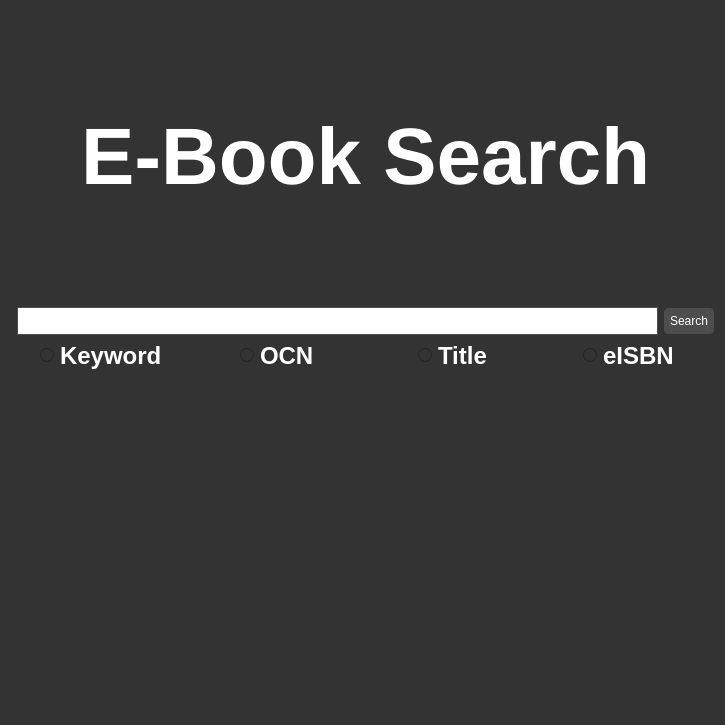
<?xml version="1.0" encoding="UTF-8"?>
<ui version="4.0">
 <class>Search_page</class>
 <widget class="QWidget" name="Search_page">
  <property name="geometry">
   <rect>
    <x>0</x>
    <y>0</y>
    <width>725</width>
    <height>725</height>
   </rect>
  </property>
  <property name="windowTitle">
   <string>Search</string>
  </property>
  <property name="autoFillBackground">
   <bool>false</bool>
  </property>
  <property name="styleSheet">
   <string notr="true">    QWidget {
        background-color: #333333;
        color: #ffffff;
        border: none;
    }
    QPushButton {
        background-color: #4d4d4d;
        border: 1px solid #4d4d4d;
        border-radius: 4px;
        color: #ffffff;
        padding: 5px;
    }
    QPushButton:hover {
        background-color: #5a5a5a;
        border: 1px solid #5a5a5a;
    }
    QCheckBox {
        color: #ffffff;
    }
    QLineEdit {
        background-color: #4d4d4d;
        border: 1px solid #4d4d4d;
        color: #ffffff;
        padding: 5px;
    }
    QTextEdit {
        background-color: #4d4d4d;
        border: 1px solid #4d4d4d;
        color: #ffffff;
        padding: 5px;
    }
    QProgressBar {
        border: 1px solid #444444;
        border-radius: 7px;
        background-color: #2e2e2e;
        text-align: center;
        font-size: 10pt;
        color: white;
    }
    QProgressBar::chunk {
        background-color: #3a3a3a;
        width: 5px;
    }
    QScrollBar:vertical {
        border: none;
        background-color: #3a3a3a;
        width: 10px;
        margin: 16px 0 16px 0;
    }
    QScrollBar::handle:vertical {
        background-color: #444444;
        border-radius: 5px;
    }
    QScrollBar:horizontal {
        border: none;
        background-color: #3a3a3a;
        height: 10px;
        margin: 0px 16px 0 16px;
    }
    QScrollBar::handle:horizontal {
        background-color: #444444;
        border-radius: 5px;
    }
    QTabWidget {
        background-color: #2e2e2e;
        border: none;
    }
    QTabBar::tab {
        background-color: #2e2e2e;
        color: #b1b1b1;
        padding: 8px 20px;
        border-top-left-radius: 5px;
        border-top-right-radius: 5px;
        border: none;
    }
 
    QTabBar::tab:selected, QTabBar::tab:hover {
        background-color: #3a3a3a;
        color: white;
    }</string>
  </property>
  <layout class="QFormLayout" name="formLayout">
   <item row="0" column="1">
    <layout class="QVBoxLayout" name="verticalLayout">
     <item>
      <layout class="QHBoxLayout" name="horizontalLayout">
       <property name="topMargin">
        <number>100</number>
       </property>
       <item alignment="Qt::AlignVCenter">
        <widget class="QLabel" name="label">
         <property name="font">
          <font>
           <family>Segoe UI</family>
           <pointsize>60</pointsize>
           <italic>false</italic>
           <bold>true</bold>
          </font>
         </property>
         <property name="autoFillBackground">
          <bool>false</bool>
         </property>
         <property name="styleSheet">
          <string notr="true">font: 700 60pt &quot;Segoe UI&quot;;</string>
         </property>
         <property name="text">
          <string>E-Book Search</string>
         </property>
         <property name="textFormat">
          <enum>Qt::PlainText</enum>
         </property>
         <property name="alignment">
          <set>Qt::AlignHCenter|Qt::AlignTop</set>
         </property>
        </widget>
       </item>
      </layout>
     </item>
     <item>
      <layout class="QHBoxLayout" name="horizontalLayout_2">
       <property name="topMargin">
        <number>100</number>
       </property>
       <property name="bottomMargin">
        <number>0</number>
       </property>
       <item>
        <widget class="QLineEdit" name="lineEdit">
         <property name="sizePolicy">
          <sizepolicy hsizetype="Expanding" vsizetype="Fixed">
           <horstretch>0</horstretch>
           <verstretch>0</verstretch>
          </sizepolicy>
         </property>
         <property name="styleSheet">
          <string notr="true">background-color: rgb(255, 255, 255);
color: rgb(77, 77, 77);
border: 1px solid #4d4d4d;
padding: 5px;
</string>
         </property>
         <property name="text">
          <string/>
         </property>
         <property name="placeholderText">
          <string/>
         </property>
         <property name="clearButtonEnabled">
          <bool>false</bool>
         </property>
        </widget>
       </item>
       <item>
        <widget class="QPushButton" name="pushButton">
         <property name="styleSheet">
          <string notr="true">background-color: rgb(77, 77, 77);
color: rgb(255, 255, 255);
border: 1px solid #4d4d4d;
border-radius: 4px;
padding: 5px;
</string>
         </property>
         <property name="text">
          <string>Search</string>
         </property>
        </widget>
       </item>
      </layout>
     </item>
     <item>
      <layout class="QHBoxLayout" name="horizontalLayout_3">
       <item alignment="Qt::AlignHCenter">
        <widget class="QRadioButton" name="radioButton_2">
         <property name="font">
          <font>
           <pointsize>18</pointsize>
           <bold>true</bold>
          </font>
         </property>
         <property name="styleSheet">
          <string notr="true">color: rgb(255, 255, 255);</string>
         </property>
         <property name="text">
          <string>Keyword</string>
         </property>
        </widget>
       </item>
       <item alignment="Qt::AlignHCenter">
        <widget class="QRadioButton" name="radioButton_3">
         <property name="font">
          <font>
           <pointsize>18</pointsize>
           <bold>true</bold>
          </font>
         </property>
         <property name="styleSheet">
          <string notr="true">color: rgb(255, 255, 255);</string>
         </property>
         <property name="text">
          <string>OCN</string>
         </property>
        </widget>
       </item>
       <item alignment="Qt::AlignHCenter">
        <widget class="QRadioButton" name="radioButton">
         <property name="font">
          <font>
           <pointsize>18</pointsize>
           <bold>true</bold>
          </font>
         </property>
         <property name="styleSheet">
          <string notr="true">color: rgb(255, 255, 255);</string>
         </property>
         <property name="text">
          <string>Title</string>
         </property>
        </widget>
       </item>
       <item alignment="Qt::AlignHCenter">
        <widget class="QRadioButton" name="radioButton_4">
         <property name="font">
          <font>
           <pointsize>18</pointsize>
           <bold>true</bold>
          </font>
         </property>
         <property name="styleSheet">
          <string notr="true">color: rgb(255, 255, 255);</string>
         </property>
         <property name="text">
          <string>eISBN</string>
         </property>
        </widget>
       </item>
      </layout>
     </item>
    </layout>
   </item>
  </layout>
 </widget>
 <resources/>
 <connections/>
</ui>
